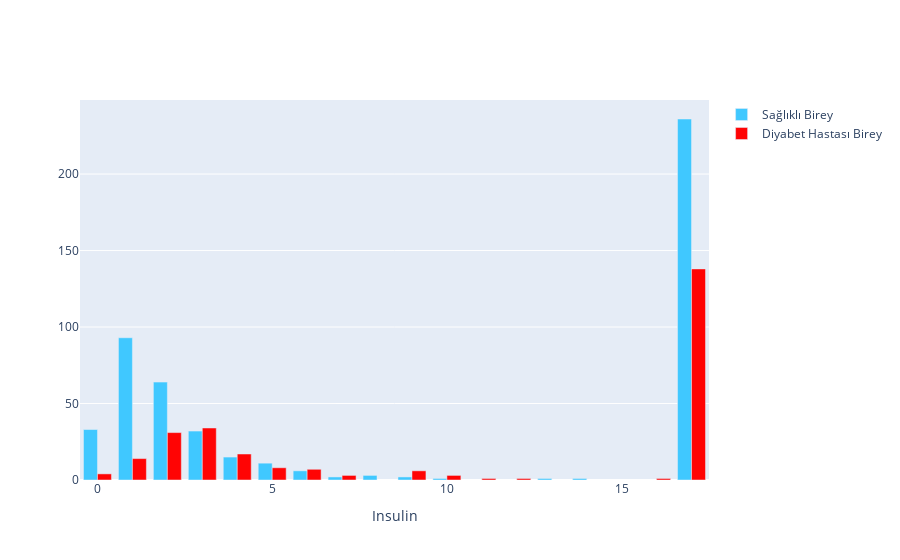

Notebook cell for this chart:
### Markdown cell above
Diyabet hastalığının ise genellikle 20-60 yaş aralığında görüldüğü söylenebilir.

### Code cell
plot_grup('Insulin')

### Figure 1 — Plotly figure (JSON) as saved in the notebook; plotly's stock layout.template omitted (floating-point values rounded to 4 significant figures)
{"data": [{"marker": {"color": "#40C8FF"}, "name": "Sağlıklı Birey", "type": "bar", "x": [0, 1, 2, 3, 4, 5, 6, 7, 8, 9, 10, 13, 14, 17], "y": [33, 93, 64, 32, 15, 11, 6, 2, 3, 2, 1, 1, 1, 236]}, {"marker": {"color": "#FF0404"}, "name": "Diyabet Hastası Birey", "type": "bar", "x": [0, 1, 2, 3, 4, 5, 6, 7, 9, 10, 11, 12, 16, 17], "y": [4, 14, 31, 34, 17, 8, 7, 3, 6, 3, 1, 1, 1, 138]}], "layout": {"xaxis": {"title": {"text": "Insulin"}}}}
